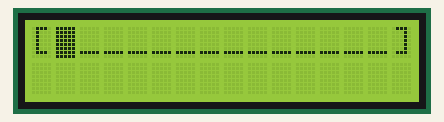
This sketch was run on a simulated Arduino Uno, built with avr-gcc and run on an emulated ATmega328P. Parts: 16×2 character LCD.

Above: at 0.44 s.
At 1.2 s:
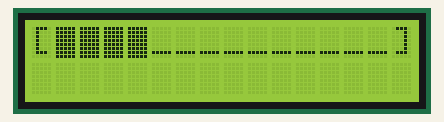
At 2.2 s:
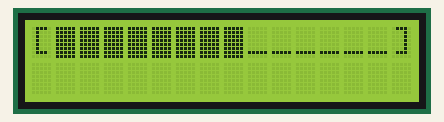
At 3.9 s:
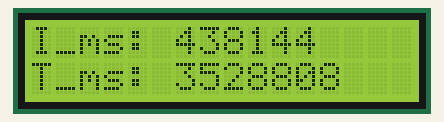
At 17.27 s:
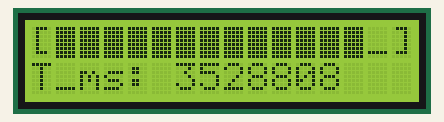
At 31.34 s:
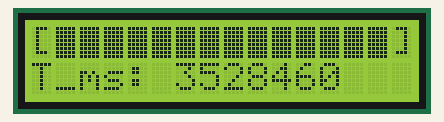

Measured:
- what the display in image 3 shows lasts 10.0 s, from 3.9 s to 13.9 s

The sketch:

i2c_lcd_progressbar_millis.ino
```cpp
#include <Wire.h>
#include <LiquidCrystal_I2C.h>

// Set the LCD I2C address (usually 0x27 or 0x3F)
LiquidCrystal_I2C lcd(39, 16, 2);  // (address, columns, rows)

long instructions_micro = 0;
long total_micro = 0;
long _next_schedule_ms = 0;
int  _index = 0;

void setup()
{
  lcd.init();
  lcd.backlight();
  lcd.clear();

  Wire.begin();
  Wire.setClock(400000); // Set I2C clock to 400 kHz

  total_micro = micros();
  _next_schedule_ms = millis();
}


void loop()
{
  if (_next_schedule_ms <= millis()) {
    long i_micro = micros();
    _next_schedule_ms += 250;

    lcd.setCursor(0, 0);  // column 0, row 0
    lcd.print("[");
    for (int p=1; p <= _index; p++) {
        lcd.setCursor(p, 0);  // column 0, row 0
        lcd.print((char)0xFF);
    }
    for (int p=_index+1; p <= 14; p++) {
        lcd.setCursor(p, 0);  // column 0, row 0
        lcd.print("_");
    }
    lcd.setCursor(15, 0);  // column 0, row 0
    lcd.print("]");

    _index++;
    instructions_micro += micros() - i_micro;
  }

  if (_index == 15) {
    total_micro = micros() - total_micro;

    delay(250);
    lcd.clear();
    lcd.setCursor(0, 0);  // column 0, row 0
    lcd.print("I_ms: ");
    lcd.print(instructions_micro);
    lcd.setCursor(0, 1);  // column 0, row 1
    lcd.print("T_ms: ");
    lcd.print(total_micro);

    delay(10000);

    instructions_micro = 0;
    total_micro = micros();

    _next_schedule_ms = millis();
    _index = 0;
  }
}
```
